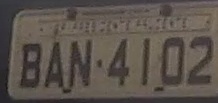
#> input picture test.jpg, 218 x 103 px, given in place of placatest.jpg.jpg, which was not available
$ python -i pross.py   (imports and definitions only)   (older library calls are emulated)
#> lines starting #> are read from the running program, lines starting #| are printed output that depends on the picture; after the words box and inside, x2 and y2 are one past the last pixel; in counts of white or black regions, pixels touching at a corner belong together; pictures that were not available may be replaced by others from this repository, and a replacement may not be noted
import cv2


def processar_img(i):
#> called with i = 'test.jpg'
        img = cv2.imread("/Users/marceloimamura/Desktop/darkflow-master/test/Placa/placa"+ str(i)+".jpg")
#> img is the input picture: shape (103, 218, 3); mean B, G, R 75.8, 82.8, 91

        img_hsv = cv2.cvtColor(img, cv2.COLOR_BGR2HSV)
#> img_hsv: shape (103, 218, 3); mean H, S, V 29.9, 43.5, 91.2

        h, s, v = cv2.split(img_hsv)
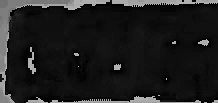
#> h: shape (103, 218); min 0, max 177, mean 29.9
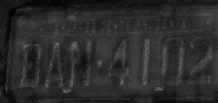
#> s: shape (103, 218); min 0, max 109, mean 43.5
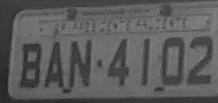
#> v: shape (103, 218); min 24, max 134, mean 91.2

        _, img_v = cv2.threshold(v, 200, 255, cv2.THRESH_BINARY | cv2.THRESH_OTSU)
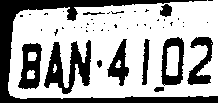
#> img_v: shape (103, 218); 65.9% white; 48 black regions (37 under 20 px)


        # findcontours
        _, contours, _ = cv2.findContours(img_v, cv2.RETR_TREE, cv2.CHAIN_APPROX_NONE)
#> contours = 56 contours, 39 with area under 20; largest, box (x1, y1, x2, y2) and area: (8, 0, 218, 99) 18581, (43, 39, 92, 95) 1406, (160, 36, 185, 86) 1002, (17, 42, 43, 90) 881, (186, 36, 214, 86) 660
        main_contour = sorted(contours, key=cv2.contourArea, reverse=True)[0]
#> main_contour = contour of 614 points, box (x1, y1, x2, y2) (8, 0, 218, 99), area 18581


        for contour in contours:
                x,y,w,h = cv2.boundingRect(contour)

                if(h>20):
                        img = cv2.rectangle(img,(x,y),(x+w,y+h),(0,255,0),2)
                        cv2.imwrite("/Users/marceloimamura/Desktop/darkflow-master/test/placa/placa"+str(i)+"-1.jpg", img_v)
                        cv2.imwrite("/Users/marceloimamura/Desktop/darkflow-master/test/placa/placa"+str(i)+"-2.jpg", img)
#> this loop made 56 passes
#> (x, y, w, h) on passes 1, 2, 4, 5, 6, 7, 8, 9, 10, 11, 12, 13: (8, 0, 210, 99), (153, 86, 12, 7), (96, 59, 7, 10), (17, 42, 26, 48), (27, 70, 8, 9), (28, 52, 9, 9), (43, 39, 49, 56), (53, 64, 4, 9), (141, 38, 10, 48), (106, 38, 24, 49), (115, 60, 6, 8), (186, 36, 28, 50)
#> (contour, x, y, w, h) on passes 3, 17, 18, 23, 24, 26: ([[163, 85], [164, 84], [165, 85], [164, 86]], 163, 84, 3, 3), ([[107, 30], [108, 29], [109, 30], [108, 31]], 107, 29, 3, 3), ([[92, 30], [93, 29], [94, 30], [93, 31]], 92, 29, 3, 3), ([[126, 28], [127, 27], [128, 28], [127, 29]], 126, 27, 3, 3), ([[162, 27], [163, 26], [164, 27], [163, 28]], 162, 26, 3, 3), ([[85, 27], [86, 26], [87, 27], [86, 28]], 85, 26, 3, 3)
#> pass 1, in processar_img, `img = cv2.rectangle(img,(x,y),(x+w,y+h),(0,255,0),2)`:
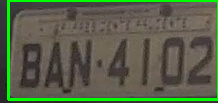
#> img: shape (103, 218, 3); 6.4% of pixels changed, all inside (x1, y1, x2, y2) = (7, 0, 218, 101)
#> after the loop:
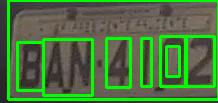
#> img: shape (103, 218, 3); 12.27% of pixels changed, all inside (x1, y1, x2, y2) = (16, 35, 216, 97)


#x, y, w, h = cv2.boundingRect(main_contour)

#cv2.drawContours(img, main_contour, -1, (0, 255, 0), 2)


# [2 lines not run here, left out]

>>> result = processar_img('test.jpg')
